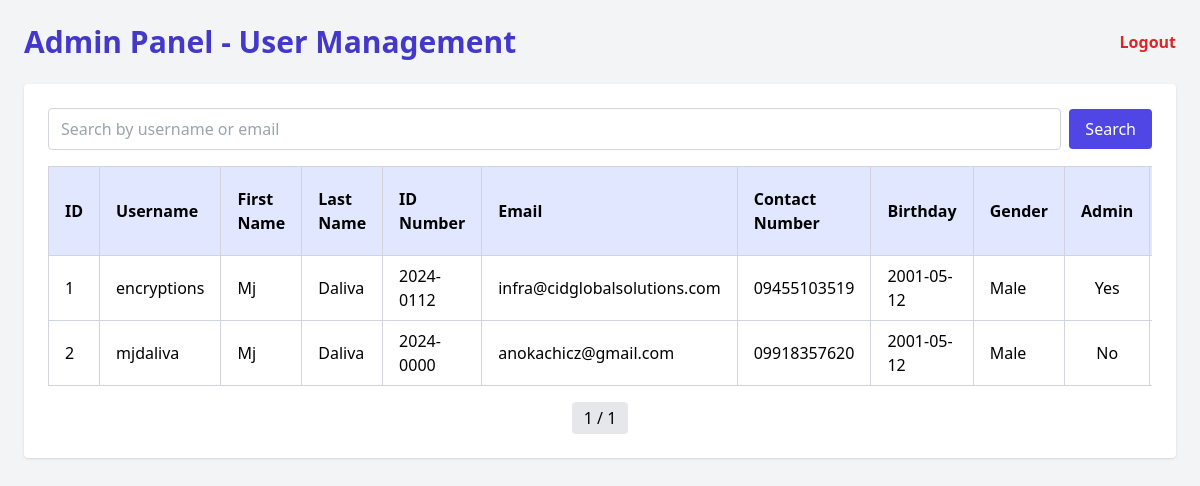
/admin.php (signed in), run on the app's committed database.
### tables this page shows
CREATE TABLE `users` (
  `id` int(11) NOT NULL,
  `username` varchar(50) NOT NULL,
  `first_name` varchar(50) NOT NULL,
  `last_name` varchar(50) NOT NULL,
  `id_number` varchar(50) NOT NULL,
  `email` varchar(100) NOT NULL,
  `contact_number` varchar(20) NOT NULL,
  `hourly_rate` decimal(10,2) NOT NULL DEFAULT 0.00,
  `birthday` date NOT NULL,
  `gender` enum('Male','Female','Other') NOT NULL,
  `password` varchar(255) NOT NULL,
  `is_verified` tinyint(1) NOT NULL DEFAULT 1,
  `verification_token` varchar(64) DEFAULT NULL,
  `is_admin` tinyint(1) NOT NULL DEFAULT 0,
  `created_at` timestamp NOT NULL DEFAULT current_timestamp(),
  `daily_salary` decimal(10,2) DEFAULT NULL
);

### admin.php (the view, shortened to what this page needs)
<?php
$host = 'localhost';
$db   = 'testdb';
$user = 'root';
$pass = '';
$charset = 'utf8mb4';
$dsn = "mysql:host=$host;dbname=$db;charset=$charset";
$options = [
    PDO::ATTR_ERRMODE            => PDO::ERRMODE_EXCEPTION,
    PDO::ATTR_DEFAULT_FETCH_MODE => PDO::FETCH_ASSOC,
    PDO::ATTR_EMULATE_PREPARES   => false,
];
try {
    $pdo = new PDO($dsn, $user, $pass, $options);
    $search = trim($_GET['search'] ?? '');
    $perPage = 10;
    $page = max(1, intval($_GET['page'] ?? 1));
    $offset = ($page - 1) * $perPage;
    $params = [];
    $where = '';
    $countStmt = $pdo->prepare("SELECT COUNT(*) FROM users $where");
    $countStmt->execute($params);
    $totalUsers = $countStmt->fetchColumn();
    $totalPages = ceil($totalUsers / $perPage);
    $sql = "SELECT id, username, first_name, last_name, id_number, email, contact_number, birthday, gender, is_admin FROM users $where ORDER BY id LIMIT $perPage OFFSET $offset";
    $stmt = $pdo->prepare($sql);
    $stmt->execute($params);
    $users = $stmt->fetchAll();
    $userIds = array_column($users, 'id');
    $attendanceCounts = [];
    if ($userIds) {
        $inQuery = str_repeat('?,', count($userIds) -1) . '?';
        $inStmt = $pdo->prepare("SELECT user_id, COUNT(*) as total_in FROM attendance WHERE type = 'in' AND user_id IN ($inQuery) GROUP BY user_id");
        $inStmt->execute($userIds);
        $ins = $inStmt->fetchAll();
        foreach ($ins as $row) {
            $attendanceCounts[$row['user_id']]['in'] = $row['total_in'];
        }
        $outStmt = $pdo->prepare("SELECT user_id, COUNT(*) as total_out FROM attendance WHERE type = 'out' AND user_id IN ($inQuery) GROUP BY user_id");
        $outStmt->execute($userIds);
        $outs = $outStmt->fetchAll();
        foreach ($outs as $row) {
            $attendanceCounts[$row['user_id']]['out'] = $row['total_out'];
        }
    }
} catch (PDOException $e) {
    die("Database error: " . $e->getMessage());
}
?>
<!DOCTYPE html>
<html lang="en" >
<head>
  <script src="https://cdn.tailwindcss.com"></script>
</head>
<body class="bg-gray-100 min-h-screen p-6 font-sans">
  <header class="max-w-7xl mx-auto flex justify-between items-center mb-6">
    <h1 class="text-3xl font-bold text-indigo-700">Admin Panel - User Management</h1>
    <a href="logout.php" class="text-red-600 font-semibold hover:underline">Logout</a>
  </header>
  <main class="max-w-7xl mx-auto bg-white shadow rounded p-6">
    <form method="get" class="mb-4 flex items-center gap-2">
      <input
        type="search"
        name="search"
        value="<?php echo htmlspecialchars($search); ?>"
        placeholder="Search by username or email"
        class="border border-gray-300 rounded px-3 py-2 flex-grow focus:outline-none focus:ring-2 focus:ring-indigo-600"
      />
      <button type="submit" class="bg-indigo-600 text-white px-4 py-2 rounded hover:bg-indigo-700">Search</button>
    </form>
    <div class="overflow-x-auto">
      <table class="w-full text-left border-collapse border border-gray-300">
        <thead class="bg-indigo-100">
          <tr>
            <th class="border border-gray-300 px-4 py-2">ID</th>
            <th class="border border-gray-300 px-4 py-2">Username</th>
            <th class="border border-gray-300 px-4 py-2">First Name</th>
            <th class="border border-gray-300 px-4 py-2">Last Name</th>
            <th class="border border-gray-300 px-4 py-2">ID Number</th>
            <th class="border border-gray-300 px-4 py-2">Email</th>
            <th class="border border-gray-300 px-4 py-2">Contact Number</th>
            <th class="border border-gray-300 px-4 py-2">Birthday</th>
            <th class="border border-gray-300 px-4 py-2">Gender</th>
            <th class="border border-gray-300 px-4 py-2">Admin</th>
            <th class="border border-gray-300 px-4 py-2">Total Clock-Ins</th>
          </tr>
        </thead>
        <tbody>
          <?php if (count($users) === 0): ?>
            <tr>
              <td colspan="12" class="border border-gray-300 px-4 py-4 text-center text-gray-500">No users found.</td>
            </tr>
          <?php else: ?>
            <?php foreach ($users as $u): ?>
              <tr class="hover:bg-indigo-50">
                <td class="border border-gray-300 px-4 py-2"><?php echo htmlspecialchars($u['id']); ?></td>
                <td class="border border-gray-300 px-4 py-2"><?php echo htmlspecialchars($u['username']); ?></td>
                <td class="border border-gray-300 px-4 py-2"><?php echo htmlspecialchars($u['first_name']); ?></td>
                <td class="border border-gray-300 px-4 py-2"><?php echo htmlspecialchars($u['last_name']); ?></td>
                <td class="border border-gray-300 px-4 py-2"><?php echo htmlspecialchars($u['id_number']); ?></td>
                <td class="border border-gray-300 px-4 py-2"><?php echo htmlspecialchars($u['email']); ?></td>
                <td class="border border-gray-300 px-4 py-2"><?php echo htmlspecialchars($u['contact_number']); ?></td>
                <td class="border border-gray-300 px-4 py-2"><?php echo htmlspecialchars($u['birthday']); ?></td>
                <td class="border border-gray-300 px-4 py-2"><?php echo htmlspecialchars($u['gender']); ?></td>
                <td class="border border-gray-300 px-4 py-2 text-center"><?php echo $u['is_admin'] ? 'Yes' : 'No'; ?></td>
                <td class="border border-gray-300 px-4 py-2 text-center"><?php echo $attendanceCounts[$u['id']]['in'] ?? 0; ?></td>
              </tr>
            <?php endforeach; ?>
          <?php endif; ?>
        </tbody>
      </table>
    </div>
    <div class="mt-4 flex justify-center space-x-2">
      <span class="px-3 py-1 bg-gray-200 rounded"><?php echo $page; ?> / <?php echo $totalPages; ?></span>
    </div>
  </main>
</body>
</html>

### data on the page
users: id "1", username "encryptions", first_name "Mj", last_name "Daliva", id_number "2024-0112", email "infra@cidglobalsolutions.com", contact_number "09455103519", birthday "2001-05-12", gender "Male", is_admin "Yes"
users: id "2", username "mjdaliva", first_name "Mj", last_name "Daliva", id_number "2024-0000", email "anokachicz@gmail.com", contact_number "09918357620", birthday "2001-05-12", gender "Male", is_admin "No"

### other printed values
$page "1"
$totalPages "1"
